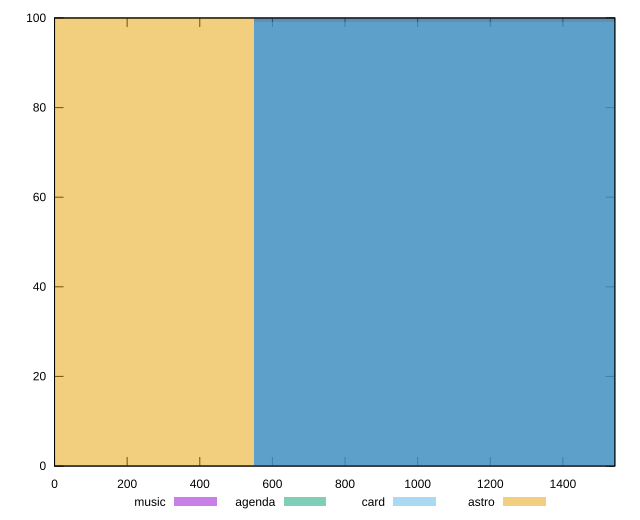

Write gnuplot code to recreate this figure.
reset

$music <<EOF
1097.8802574236418 100
EOF

$agenda <<EOF
1097.8802574236418 100
EOF

$card <<EOF
1097.8802574236418 99
EOF

$astro <<EOF
0 100
EOF

set key outside below
set boxwidth 1097.8802574236418
set xrange [0:1543]
set yrange [0:100]
set trange [0:100]
set style fill transparent solid 0.5 noborder
set terminal svg size 640, 520 enhanced background rgb 'white'
set output "reports/report_00030_2021-02-24T20-42-31.540Z/uses-rel-preload/comparison/histogram/all_raw.svg"

plot $music title "music" with boxes, \
     $agenda title "agenda" with boxes, \
     $card title "card" with boxes, \
     $astro title "astro" with boxes

reset
